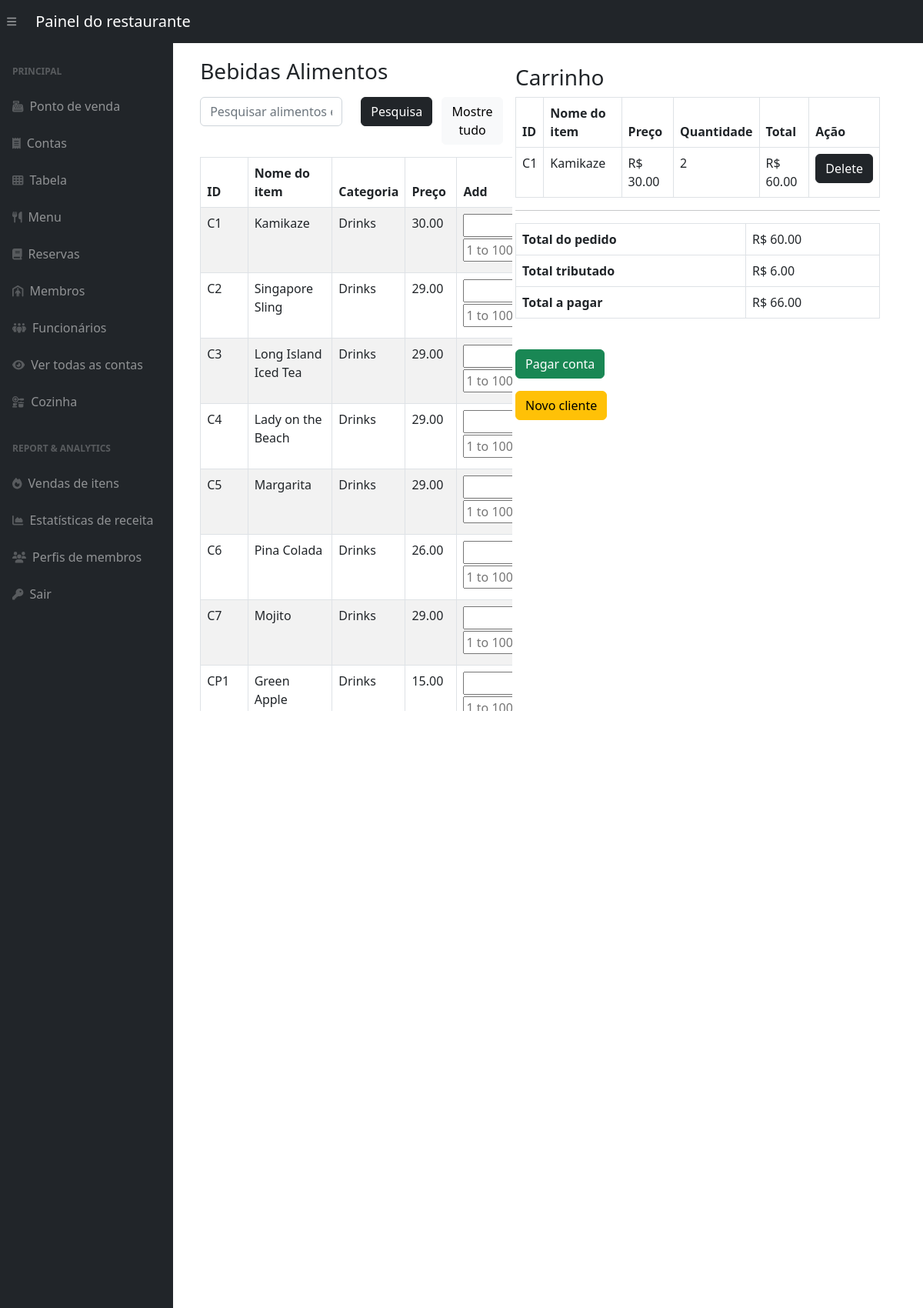
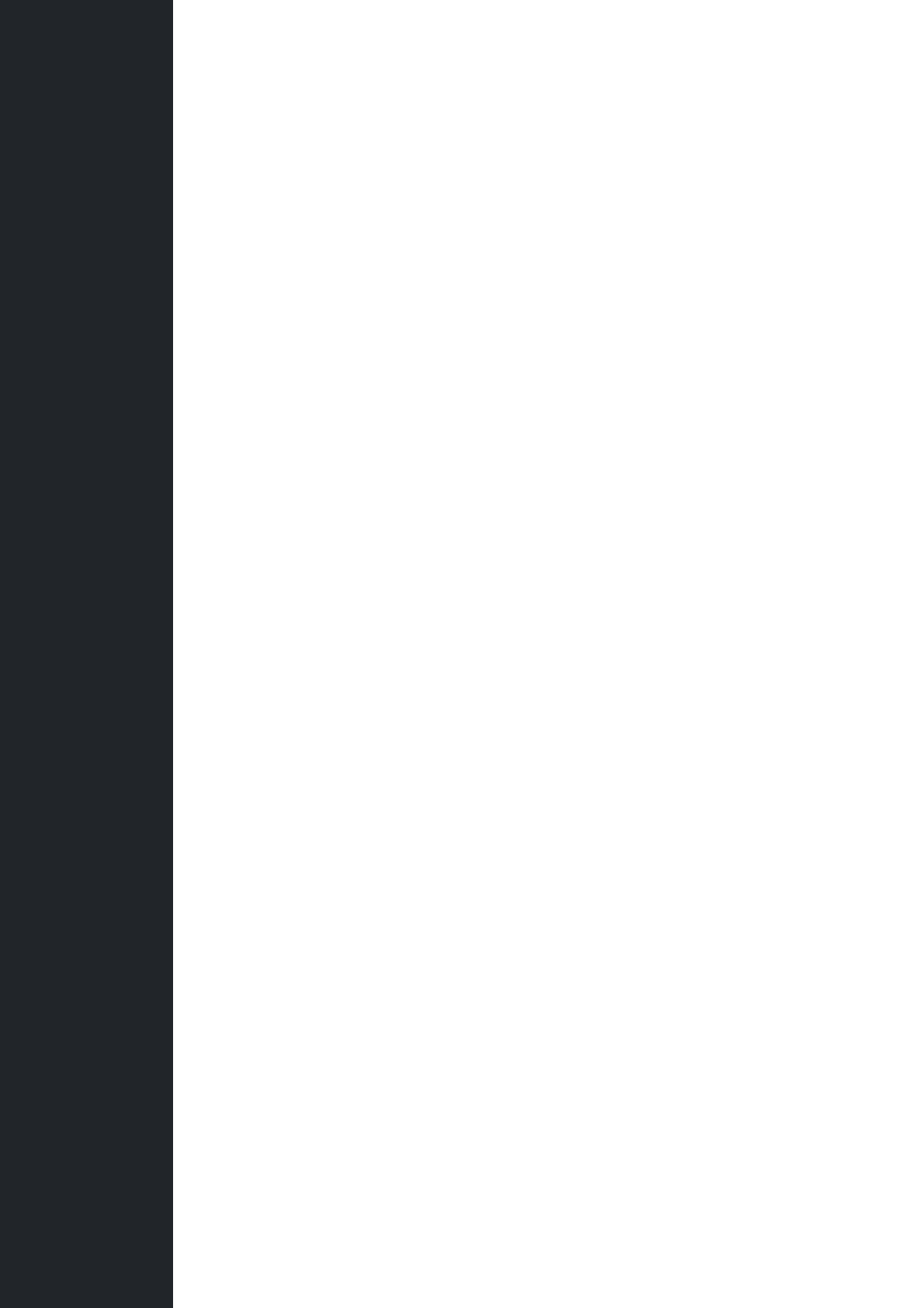
The app's page /adminSide/posBackend/orderItem.php (upper part) with its own data (2 pictures, top to bottom).
### tables this page shows
CREATE TABLE `Menu` (
  `item_id` varchar(6) NOT NULL,
  `item_name` varchar(255) DEFAULT NULL,
  `item_type` varchar(255) DEFAULT NULL,
  `item_category` varchar(255) DEFAULT NULL,
  `item_price` decimal(10,2) DEFAULT NULL,
  `item_description` varchar(255) DEFAULT NULL
);

CREATE TABLE `Bill_Items` (
  `bill_item_id` int(11) NOT NULL,
  `bill_id` int(11) DEFAULT NULL,
  `item_id` varchar(6) DEFAULT NULL,
  `quantity` int(11) DEFAULT NULL
);

### adminSide/posBackend/orderItem.php (the view, shortened to what this page needs)
<?php
include '../inc/dashHeader.php';
$bill_id = $_GET['bill_id'];
$table_id = $_GET['table_id'];
?>
<!DOCTYPE html>
<html>
<head>
    <link href="../css/pos.css" rel="stylesheet" />
</head>
<body>
    <div class="container-fluid">
        <div class="row">
            <div class="col-md-6 order-md-1 m-1" id="item-select-section ">
                <div class="container-fluid pt-4 pl-500 row" style=" margin-left: 10rem;width: 81% ;">
                    <div class="mt-5 mb-2">
                    <h3 class="pull-left">Bebidas Alimentos</h3>
                    </div>
                    <div class="mb-3">
                        <form method="POST" action="#">
                            <div class="row">
                                <div class="col-md-6">
                                    <input type="text" required="" id="search" name="search" class="form-control" placeholder="Pesquisar alimentos e bebidas">
                                </div>
                                <div class="col-md-3">
                                    <button type="submit" class="btn btn-dark">Pesquisa</button>
                                </div>
                                <div class="col" style="text-align: right;" >
                                    <a href="orderItem.php?bill_id=<?php echo $bill_id; ?>&table_id=<?php echo $table_id; ?>" class="btn btn-light">Mostre tudo</a>
                                </div>
                            </div>
                        </form>
                    </div>
                    <div style="max-height: 45rem;overflow-y: auto;">
                        <?php
                        require_once "../config.php";
                        if (isset($_POST['search'])) {
                            if (!empty($_POST['search'])) {
                                $search = $_POST['search'];
                                $query = "SELECT * FROM Menu WHERE item_type LIKE '%$search%' OR item_category LIKE '%$search%' OR item_name LIKE '%$search%' OR item_id LIKE '%$search%' ORDER BY item_id;";
                                $result = mysqli_query($link, $query);
                            }else{
                                $query = "SELECT * FROM Menu ORDER BY item_id;";
                                $result = mysqli_query($link, $query);
                            }
                        } else {
                            $query = "SELECT * FROM Menu ORDER BY item_id;";
                            $result = mysqli_query($link, $query);
                        }
                        $bill_id = $_GET['bill_id'];
                        if ($result) {
                            if (mysqli_num_rows($result) > 0) {
                                echo '<table class="table table-bordered table-striped">';
                                echo "<thead>";
                                echo "<tr>";
                                echo "<th>ID</th>";
                                echo "<th>Nome do item</th>";
                                echo "<th>Categoria</th>";
                                echo "<th>Preço</th>";
                                echo "<th>Add</th>";
                                echo "</tr>";
                                echo "</thead>";
                                echo "<tbody>";
                                while ($row = mysqli_fetch_array($result)) {
                                    echo "<tr>";
                                    echo "<td>" . $row['item_id'] . "</td>";
                                    echo "<td>" . $row['item_name'] . "</td>";
                                    echo "<td>" . $row['item_category'] . "</td>";
                                    echo "<td>" . number_format($row['item_price'],2) . "</td>";
                                    $has_payment_time = false;
                                    if (!$has_payment_time) {
                                        echo '<td><form method="get" action="addItem.php">'
                                            . '<input type="text" hidden name= "table_id" value="' . $table_id . '">'
                                            . '<input type="text" name= "item_id" value=' . $row['item_id'] . ' hidden>'
                                            . '<input type="number" name= "bill_id" value=' . $bill_id . ' hidden>'
                                            . '<input type="number" name="quantity" style="width:120px" placeholder="1 to 1000" required min="1" max="1000">'
                                            . '<input type="hidden" name="addToCart" value="1">'
                                            . '<button type="submit" class="btn btn-primary">Adicionar </button>';
                                        echo "</form></td>";
                                    } else {
                                        echo '<td>Conta paga</td>';
                                    }
                                    echo "</tr>";
                                }
                                echo "</tbody>";
                                echo "</table>";
                            } else {
                                echo '<div class="alert alert-danger"><em>Nenhum item de menu foi encontrado.</em></div>';
                            }
                        } else {
                            echo "Oops! Algo deu errado. Por favor, tente novamente mais tarde.";
                        }
                        ?>
                     </div>
                </div>
            </div>
            <div class="col-md-4 order-md-2 m-1" id="cart-section" >
                <div class="container-fluid pt-5 pl-600 pr-6 row mt-3" style="max-width: 200%; width:150%;">
                    <div class="cart-section" >
                        <h3>Carrinho</h3>
                        <table class="table table-bordered">
                            <thead>
                            <tr>
                                <th>ID</th>
                                <th>Nome do item</th>
                                <th>Preço</th>
                                <th>Quantidade</th>
                                <th>Total</th>
                                <th>Ação</th>
                            </tr>
                            </thead>
                            <div style="max-height: 40rem;overflow-y: auto;">
                                <tbody>
                                <?php
                                $cart_query = "SELECT bi.*, m.item_name, m.item_price FROM bill_items bi
                                               JOIN Menu m ON bi.item_id = m.item_id
                                               WHERE bi.bill_id = '$bill_id'";
                                $cart_result = mysqli_query($link, $cart_query);
                                $cart_total = 0;
                                $tax = 0.1;
                                if ($cart_result && mysqli_num_rows($cart_result) > 0) {
                                    while ($cart_row = mysqli_fetch_assoc($cart_result)) {
                                        $item_id = $cart_row['item_id'];
                                        $item_name = $cart_row['item_name'];
                                        $item_price = $cart_row['item_price'];
                                        $quantity = $cart_row['quantity'];
                                        $total = $item_price * $quantity;
                                        $bill_item_id = $cart_row['bill_item_id'];
                                        $cart_total += $total;
                                        echo '<tr>';
                                        echo '<td>' . $item_id . '</td>';
                                        echo '<td>' . $item_name . '</td>';
                                        echo '<td>R$ ' . number_format($item_price,2) . '</td>';
                                        echo '<td>' . $quantity . '</td>';
                                        echo '<td>R$ ' . number_format($total,2) . '</td>';
                                        $has_payment_time = false;
                                        if (!$has_payment_time) {
                                            echo '<td><a class="btn btn-dark" href="deleteItem.php?bill_id=' . $bill_id . '&table_id=' . $table_id . '&bill_item_id=' . $bill_item_id . '&item_id=' . $item_id .'">Delete</a></td>';
                                        } else {
                                            echo '<td>Conta paga</td>';
                                        }
                                        echo '</tr>';
                                    }
                                } else {
                                    echo '<tr><td colspan="6">Nenhum item no carrinho.</td></tr>';
                                }
                                ?>
                                </tbody>
                            </div>
                        </table>
                        <hr>
                        <div class="table-responsive">
    <table class="table table-bordered ">
        <tbody>
            <tr>
                <td><strong>Total do pedido</strong></td>
                <td>R$ <?php echo number_format($cart_total, 2); ?></td>
            </tr>
            <tr>
                <td><strong>Total tributado</strong></td>
                <td>R$ <?php echo number_format($cart_total * $tax, 2); ?></td>
            </tr>
            <tr>
                <td><strong> Total a pagar</strong></td>
                <td>R$ <?php echo number_format(($tax * $cart_total) + $cart_total, 2); ?></td>
            </tr>
        </tbody>
    </table>
</div>
                        <?php
                        $has_payment_time = false;
                        if ($has_payment_time) {
                            echo '<div>';
                            echo '<div class="alert alert-success" role="alert">
                                    A conta já foi paga.
                                  </div>';
                            echo '<br><a href="receipt.php?bill_id=' . $bill_id . '" class="btn btn-light">
                            Imprimir recibo <span class="fa fa-receipt text-black"></span></a></div>';
                        } elseif(($tax * $cart_total + $cart_total) > 0) {
                            echo '<br><a href="idValidity.php?bill_id=' . $bill_id . '" class="btn btn-success">Pagar conta</a>';
                        } else {
                            echo '<br><h3>Adicione item ao carrinho para continuar</h3>';
                        }
                        ?>
                    </div>
                    <?php
                       echo '<form class="mt-3" action="newCustomer.php" method="get">';
                        echo '<button type="submit" name="new_customer" value="true" class="btn btn-warning">Novo cliente</button>';
                        echo '</form>';
                    ?>
                </div>
            </div>
        </div>
    </div>
<?php include '../inc/dashFooter.php'; ?>

### adminSide/css/pos.css (style rules this page uses)
#cart-section { max-width: 60rem; max-height: 60rem; padding: 1rem; }

### records on screen
menu: item_id "C1", item_name "Kamikaze", item_category "Drinks", item_price "30.00"
menu: item_id "C2", item_name "Singapore Sling", item_category "Drinks", item_price "29.00"
menu: item_id "C3", item_name "Long Island Iced Tea", item_category "Drinks", item_price "29.00"
menu: item_id "C4", item_name "Lady on the Beach", item_category "Drinks", item_price "29.00"
menu: item_id "C5", item_name "Margarita", item_category "Drinks", item_price "29.00"
menu: item_id "C6", item_name "Pina Colada", item_category "Drinks", item_price "26.00"
menu: item_id "C7", item_name "Mojito", item_category "Drinks", item_price "29.00"
menu: item_id "CP1", item_name "Green Apple", item_category "Drinks", item_price "15.00"
bill_items: item "C1", item.item_name "Kamikaze", item.item_price "30.00", quantity "2", total "60.00"

### other values on screen
$cart_total "60.00"
$cart_total * $tax "6.00"
